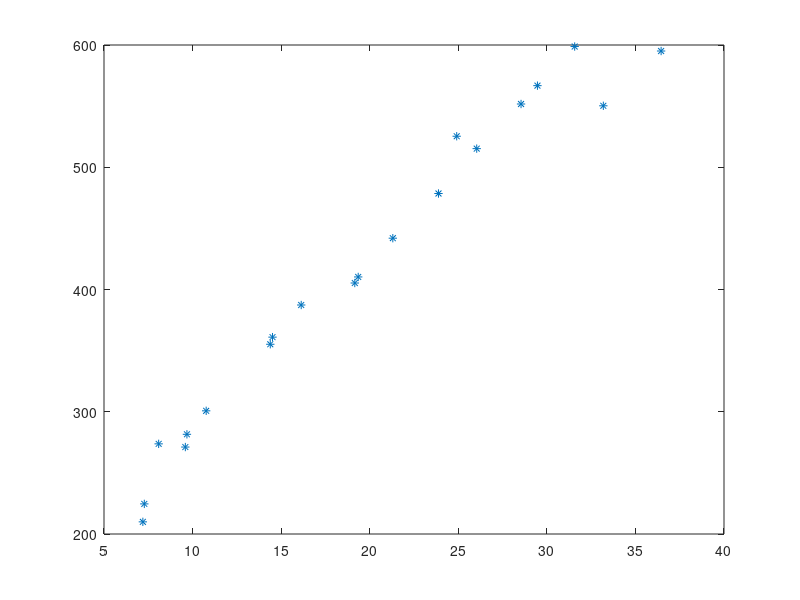

Write the MATLAB code that produced this figure. (Note: this script raises an error after producing the figure.)
%% 
clear all 
clc
close all

load('TO_curve_raw.mat')

plot(throtle,Omega,'*')

Throtle_TO=(0:0.2:36)';


TO_fit = TO_curve_fit(throtle, Omega);

Omega_TO= TO_fit(Throtle_TO);


figure
plot(Throtle_TO,Omega_TO)